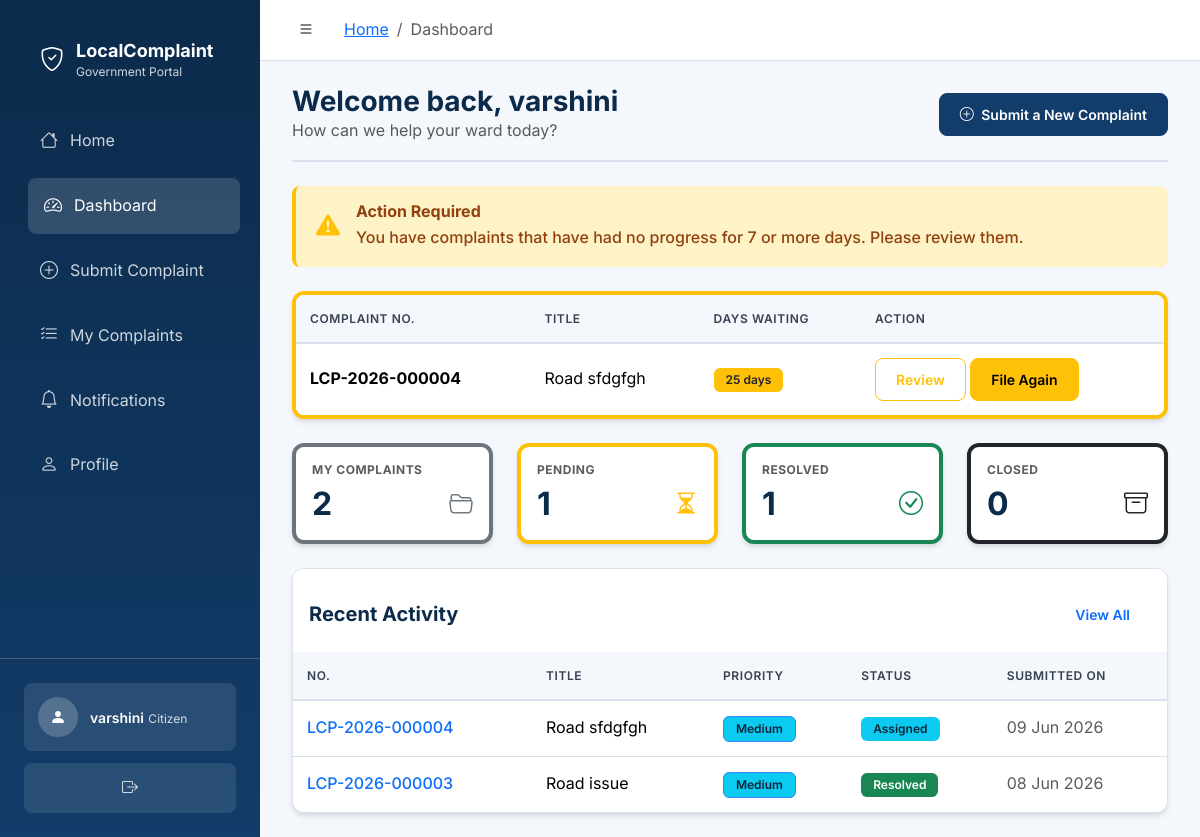
Page /citizen/dashboard (signed in) on the earlier database version.
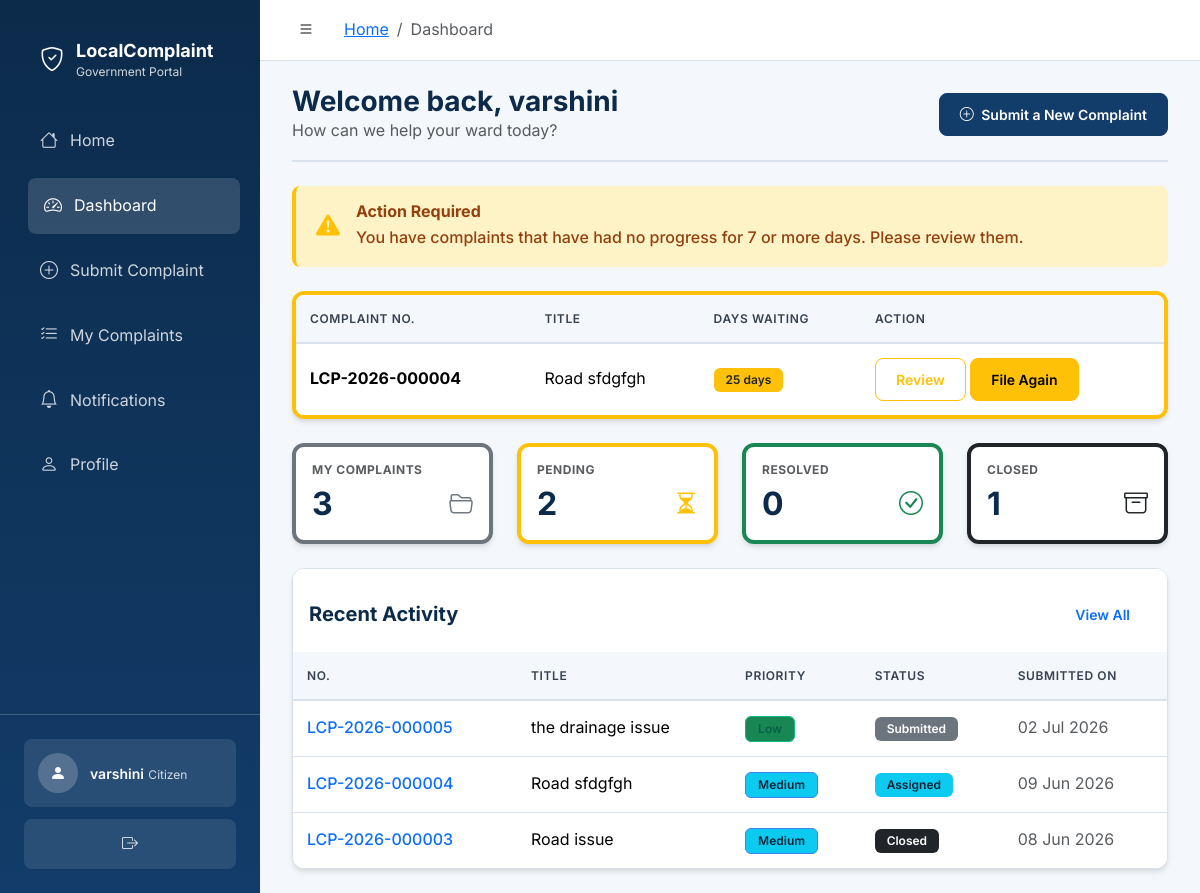
Same page on the later database version.
### backend/models/complaint.py (models this page shows, shortened)
class Complaint(db.Model):
    __tablename__ = "complaints"
    STATUS_SUBMITTED = "Submitted"
    STATUS_ASSIGNED = "Assigned"
    STATUS_IN_PROGRESS = "In Progress"
    STATUS_RESOLVED = "Resolved"
    STATUS_CLOSED = "Closed"
    STATUSES = (
        STATUS_SUBMITTED,
        STATUS_ASSIGNED,
        STATUS_IN_PROGRESS,
        STATUS_RESOLVED,
        STATUS_CLOSED,
    )
    PRIORITY_LOW = "Low"
    PRIORITY_MEDIUM = "Medium"
    PRIORITY_HIGH = "High"
    PRIORITY_EMERGENCY = "Emergency"
    PRIORITIES = (
        PRIORITY_LOW,
        PRIORITY_MEDIUM,
        PRIORITY_HIGH,
        PRIORITY_EMERGENCY,
    )
    ESCALATION_NORMAL = "Normal"
    ESCALATION_URGENT = "Urgent"
    ESCALATION_CRITICAL = "Critical"
    ESCALATION_LEVELS = (
        ESCALATION_NORMAL,
        ESCALATION_URGENT,
        ESCALATION_CRITICAL,
    )
    REFILE_AFTER_DAYS = 7
    complaint_id = db.Column(db.Integer, primary_key=True, autoincrement=True)
    complaint_number = db.Column(
        db.String(30),
        unique=True,
        nullable=True,
        index=True,
    )
    title = db.Column(db.String(200), nullable=False)
    description = db.Column(db.Text, nullable=False)
    category_id = db.Column(
        db.Integer,
        db.ForeignKey(
            "complaint_categories.category_id",
            ondelete="RESTRICT",
            onupdate="CASCADE",
        ),
        nullable=False,
        index=True,
    )
    priority = db.Column(
        db.Enum(*PRIORITIES, name="complaint_priority"),
        nullable=False,
        default=PRIORITY_MEDIUM,
        index=True,
    )
    status = db.Column(
        db.Enum(*STATUSES, name="complaint_status"),
        nullable=False,
        default=STATUS_SUBMITTED,
        index=True,
    )
    escalation_level = db.Column(
        db.Enum(*ESCALATION_LEVELS, name="complaint_escalation_level"),
        nullable=False,
        default=ESCALATION_NORMAL,
        index=True,
    )
    location = db.Column(db.String(255), nullable=False)
    ward_id = db.Column(
        db.Integer,
        db.ForeignKey("wards.ward_id", ondelete="RESTRICT", onupdate="CASCADE"),
        nullable=False,
        index=True,
    )
    citizen_id = db.Column(
        db.Integer,
        db.ForeignKey("users.user_id", ondelete="RESTRICT", onupdate="CASCADE"),
        nullable=False,
        index=True,
    )
    assigned_officer_id = db.Column(
        db.Integer,
        db.ForeignKey("users.user_id", ondelete="SET NULL", onupdate="CASCADE"),
        index=True,
    )
    before_image_path = db.Column(db.String(255))
    after_image_path = db.Column(db.String(255))
    resolution_notes = db.Column(db.Text)
    work_performed = db.Column(db.Text)
    materials_used = db.Column(db.Text)
    additional_remarks = db.Column(db.Text)
    is_active = db.Column(db.Boolean, nullable=False, default=True, index=True)
    submitted_at = db.Column(
        db.DateTime,
        nullable=False,
        default=datetime.utcnow,
        index=True,
    )
    assigned_at = db.Column(db.DateTime)
    resolved_at = db.Column(db.DateTime)
    closed_at = db.Column(db.DateTime)
    created_at = db.Column(db.DateTime, nullable=False, default=datetime.utcnow)
    updated_at = db.Column(
        db.DateTime,
        nullable=False,
        default=datetime.utcnow,
        onupdate=datetime.utcnow,
    )
    category = db.relationship(
        "ComplaintCategory",
        back_populates="complaints",
    )
    ward = db.relationship(
        "Ward",
        back_populates="complaints",
    )
    citizen = db.relationship(
        "User",
        foreign_keys=[citizen_id],
        back_populates="citizen_complaints",
    )
    assigned_officer = db.relationship(
        "User",
        foreign_keys=[assigned_officer_id],
        back_populates="assigned_complaints",
    )
    updates = db.relationship(
        "ComplaintUpdate",
        back_populates="complaint",
        lazy="dynamic",
        cascade="all, delete-orphan",
        order_by="ComplaintUpdate.created_at.asc()",
    )
    notifications = db.relationship(
        "Notification",
        back_populates="complaint",
        lazy="dynamic",
    )
    feedback = db.relationship(
        "Feedback",
        back_populates="complaint",
        uselist=False,
        cascade="all, delete-orphan",
    )
    @property
    def days_since_submitted(self):
        return (datetime.utcnow() - self.submitted_at).days

### backend/routes/citizen_routes.py (the view)
@citizen_bp.route("/dashboard")
@citizen_required
def dashboard():
    complaints_query = Complaint.query.options(joinedload(Complaint.category), joinedload(Complaint.ward)).filter(
        Complaint.citizen_id == current_user.user_id,
        Complaint.is_active.is_(True),
    )
    total_complaints = complaints_query.count()
    pending_complaints = complaints_query.filter(
        Complaint.status.in_(
            [
                Complaint.STATUS_SUBMITTED,
                Complaint.STATUS_ASSIGNED,
                Complaint.STATUS_IN_PROGRESS,
            ]
        )
    ).count()
    resolved_complaints = complaints_query.filter(
        Complaint.status == Complaint.STATUS_RESOLVED
    ).count()
    closed_complaints = complaints_query.filter(
        Complaint.status == Complaint.STATUS_CLOSED
    ).count()
    recent_complaints = (
        complaints_query.options(
            db.joinedload(Complaint.category),
            db.joinedload(Complaint.ward),
            db.joinedload(Complaint.assigned_officer),
        )
        .order_by(Complaint.submitted_at.desc())
        .limit(5)
        .all()
    )
    stale_cutoff = datetime.utcnow() - timedelta(days=Complaint.REFILE_AFTER_DAYS)
    stale_complaints = (
        complaints_query.filter(
            Complaint.status.in_(
                [Complaint.STATUS_SUBMITTED, Complaint.STATUS_ASSIGNED]
            ),
            Complaint.submitted_at <= stale_cutoff,
        )
        .order_by(Complaint.submitted_at.asc())
        .all()
    )
    return render_template(
        "citizen/dashboard.html",
        total_complaints=total_complaints,
        pending_complaints=pending_complaints,
        resolved_complaints=resolved_complaints,
        closed_complaints=closed_complaints,
        recent_complaints=recent_complaints,
        stale_complaints=stale_complaints,
    )

### backend/__init__.py (called while the page is built)
def create_app(config_name=None):
    app = Flask(
        __name__,
        static_folder="static",
        template_folder="templates",
    )
    load_config(app, config_name)
    init_extensions(app)
    register_blueprints(app)
    register_context_processors(app)
    register_jinja_filters(app)
    register_cli_commands(app)
    register_error_handlers(app)
    configure_session_security(app)
    ensure_upload_directories(app)
    register_temporary_routes(app)
    @app.after_request
    def add_header(response):
        response.headers["Cache-Control"] = "no-store, no-cache, must-revalidate, post-check=0, pre-check=0, max-age=0"
        response.headers["Pragma"] = "no-cache"
        response.headers["Expires"] = "-1"
        return response
    return app

### backend/extensions.py (called while the page is built)
@login_manager.user_loader
def load_user(user_id):
    from backend.models import User
    if not user_id:
        return None
    try:
        return db.session.get(User, int(user_id))
    except (TypeError, ValueError):
        return None

### backend/utils/datetime_utils.py (called while the page is built)
def format_date(dt):
    if dt is None:
        return ""
    ist_dt = utc_to_ist(dt)
    return ist_dt.strftime("%d %b %Y")

### backend/templates/citizen/dashboard.html (shortened to what the changed rows need)
{% extends "base_dashboard.html" %}
{% import "components/macros.html" as ui %}
{% block content %}
<div class="page-header d-flex justify-content-between align-items-center mb-4">
  <div>
    <h1 class="h3 mb-0">Welcome back, {{ current_user.full_name }}</h1>
  </div>
</div>
{% if stale_complaints %}
<div class="card card-dashboard mb-4 border-start border-warning border-4">
  <div class="card-body p-0">
    <div class="table-responsive">
      <table class="table table-modern mb-0">
        <thead>
          <tr>
            <th>Complaint No.</th>
            <th>Title</th>
            <th>Days Waiting</th>
            <th>Action</th>
          </tr>
        </thead>
        <tbody>
          {% for complaint in stale_complaints %}
          <tr>
            <td><strong>{{ complaint.complaint_number }}</strong></td>
            <td>{{ complaint.title }}</td>
            <td><span class="badge bg-warning text-dark">{{ complaint.days_since_submitted }} days</span></td>
            <td>
              <a href="{{ url_for('citizen.complaint_detail', complaint_id=complaint.complaint_id) }}" class="btn btn-sm btn-outline-warning">Review</a>
              <a href="{{ url_for('citizen.submit_complaint') }}" class="btn btn-sm btn-warning">File Again</a>
            </td>
          </tr>
          {% endfor %}
        </tbody>
      </table>
    </div>
  </div>
</div>
{% endif %}
<div class="row row-cols-1 row-cols-md-2 row-cols-xl-4 g-4 mb-4">
  <div class="col">
    <div class="card card-dashboard h-100 border-start border-secondary border-4">
      <div class="card-body">
        <div class="d-flex justify-content-between align-items-center">
          <h2 class="mb-0">{{ total_complaints }}</h2>
          <i class="bi bi-folder2-open text-secondary fs-4"></i>
        </div>
      </div>
    </div>
  </div>
  <div class="col">
    <div class="card card-dashboard h-100 border-start border-warning border-4">
      <div class="card-body">
        <div class="d-flex justify-content-between align-items-center">
          <h2 class="mb-0">{{ pending_complaints }}</h2>
          <i class="bi bi-hourglass-split text-warning fs-4"></i>
        </div>
      </div>
    </div>
  </div>
  <div class="col">
    <div class="card card-dashboard h-100 border-start border-success border-4">
      <div class="card-body">
        <div class="d-flex justify-content-between align-items-center">
          <h2 class="mb-0">{{ resolved_complaints }}</h2>
          <i class="bi bi-check-circle text-success fs-4"></i>
        </div>
      </div>
    </div>
  </div>
  <div class="col">
    <div class="card card-dashboard h-100 border-start border-dark border-4">
      <div class="card-body">
        <div class="d-flex justify-content-between align-items-center">
          <h2 class="mb-0">{{ closed_complaints }}</h2>
          <i class="bi bi-archive text-dark fs-4"></i>
        </div>
      </div>
    </div>
  </div>
</div>
<div class="card card-dashboard">
  <div class="card-body p-0 mt-3">
    <div class="table-responsive">
      <table class="table table-modern mb-0">
        <thead>
          <tr>
            <th>No.</th>
            <th>Title</th>
            <th>Priority</th>
            <th>Status</th>
            <th>Submitted On</th>
          </tr>
        </thead>
        <tbody>
          {% for complaint in recent_complaints %}
          <tr>
            <td>
              <a href="{{ url_for('citizen.complaint_detail', complaint_id=complaint.complaint_id) }}" class="fw-medium text-decoration-none">
                {{ complaint.complaint_number }}
              </a>
            </td>
            <td>{{ complaint.title | truncate(40) }}</td>
            <td>{{ ui.priority_badge(complaint.priority) }}</td>
            <td>{{ ui.status_badge(complaint.status) }}</td>
            <td class="text-muted">{{ complaint.submitted_at|date }}</td>
          </tr>
          {% endfor %}
        </tbody>
      </table>
    </div>
  </div>
</div>
{% endblock %}

### backend/templates/base_dashboard.html (shortened to what this page needs)
<!doctype html>
<html lang="en">
<head>
  <link href="https://cdn.jsdelivr.net/npm/bootstrap@5.3.3/dist/css/bootstrap.min.css" rel="stylesheet">
  <link href="https://cdn.jsdelivr.net/npm/bootstrap-icons@1.11.3/font/bootstrap-icons.min.css" rel="stylesheet">
  <link rel="stylesheet" href="{{ url_for('static', filename='css/style.css') }}">
</head>
<body class="dashboard-body">
  <aside class="sidebar" id="sidebar">
    <div class="sidebar-header">
      <a href="{{ url_for('index') }}" class="sidebar-brand">
        <div class="sidebar-brand-icon"><i class="bi bi-shield-check"></i></div>
        <div class="sidebar-brand-text">
          <span class="sidebar-brand-title">LocalComplaint</span>
          <span class="sidebar-brand-sub">Government Portal</span>
        </div>
      </a>
    </div>
    <nav class="sidebar-nav">
      {% block sidebar_nav %}
        {% if current_user.is_authenticated %}
          {% if current_user.role == 'citizen' %}
            {% include "components/sidebar_citizen.html" %}
          {% elif current_user.role == 'officer' %}
            {% include "components/sidebar_officer.html" %}
          {% elif current_user.role == 'admin' %}
            {% include "components/sidebar_admin.html" %}
          {% endif %}
        {% endif %}
      {% endblock %}
    </nav>
    <div class="sidebar-footer">
      <div class="sidebar-user">
        <div class="sidebar-user-avatar">
          <i class="bi bi-person-fill"></i>
        </div>
        <div class="sidebar-user-info">
          <span class="sidebar-user-name">{{ current_user.full_name if current_user.is_authenticated else 'Guest' }}</span>
          <span class="sidebar-user-role">{{ current_user.role | capitalize if current_user.is_authenticated else '' }}</span>
        </div>
      </div>
      <a href="{{ url_for('auth.logout') }}" class="sidebar-logout" title="Logout">
        <i class="bi bi-box-arrow-right"></i>
      </a>
    </div>
  </aside>
  <div class="main-wrapper">
    <header class="topbar">
      <button class="topbar-toggle" id="sidebarToggle" aria-label="Toggle sidebar">
        <i class="bi bi-list"></i>
      </button>
      <div class="topbar-breadcrumb">
        {% block breadcrumb %}
          {% set path_parts = request.path.strip('/').split('/') %}
          <nav aria-label="breadcrumb">
            <ol class="breadcrumb mb-0">
              <li class="breadcrumb-item"><a href="{{ url_for(current_user.role|lower + '.dashboard') if current_user.is_authenticated else url_for('index') }}">Home</a></li>
              {% for part in path_parts %}
                {% if part != current_user.role|lower %}
                  {% if loop.last %}
                    <li class="breadcrumb-item active" aria-current="page">{{ part | replace('_', ' ') | replace('-', ' ') | title }}</li>
                  {% else %}
                    <li class="breadcrumb-item text-muted">{{ part | replace('_', ' ') | replace('-', ' ') | title }}</li>
                  {% endif %}
                {% endif %}
              {% endfor %}
            </ol>
          </nav>
        {% endblock %}
      </div>
    </header>
    <main class="page-content">
      {% block content %}{% endblock %}
    </main>
  </div>
</body>
</html>

### backend/templates/components/macros.html (shortened to what this page needs)
{% macro status_badge(status) %}
  {% set badge_class = status | replace(' ', '-') %}
  <span class="badge badge-status-{{ badge_class }}">{{ status }}</span>
{% endmacro %}
{% macro priority_badge(priority) %}
  <span class="badge badge-priority-{{ priority }}">{{ priority }}</span>
{% endmacro %}

Differences in the rows shown:
added Complaint: complaint_number "LCP-2026-000005", title "the drainage issue", priority "Low", status "Submitted", submitted_at "02 Jul 2026", shown under "Recent Activity"
changed Complaint "Road issue": status "Resolved" → "Closed"
Other differences:
{{ total_complaints }}: "2" → "3"
{{ pending_complaints }}: "1" → "2"
{{ resolved_complaints }}: "1" → "0"
{{ closed_complaints }}: "0" → "1"
